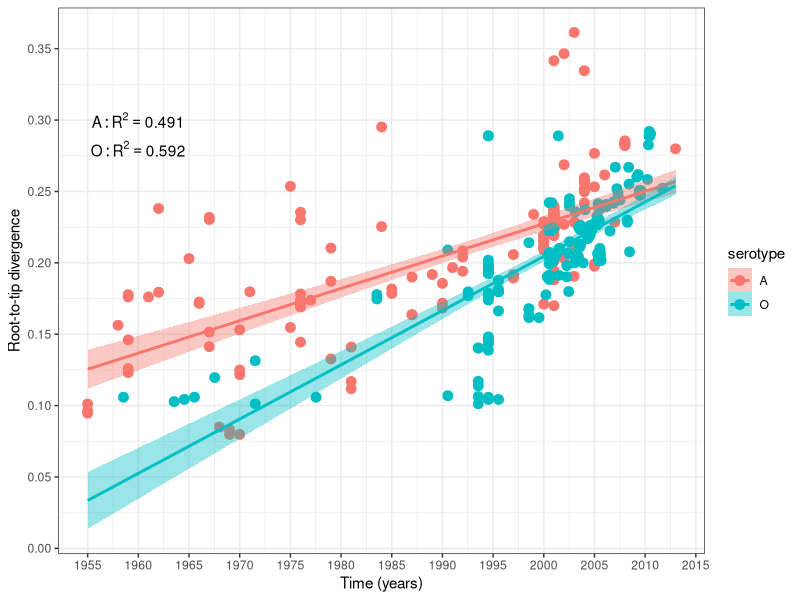

Here is the R script that generated this plot:
## This script will take two maximum likelihood trees (one for each serotype) constructed with PhyML and plot the root-to-tip divergences
### Copyleft (or the one to blame): Carvalho, LMF (2017)
library(ggplot2)
rdv.A <- read.table("../DATA/SEQUENCES/RDV_serotype_A_VP1.txt", header = TRUE)
rdv.A$serotype <- "A"
rdv.O <- read.table("../DATA/SEQUENCES/RDV_serotype_O_VP1.txt", header = TRUE)
rdv.O$serotype <- "O"

A.lm <- lm(distance ~ date, data = rdv.A)
O.lm <- lm(distance ~ date, data = rdv.O)

forplot <- rbind(rdv.A, rdv.O)
number_ticks <- function(n) {function(limits) pretty(limits, n)}
pdf("../FIGURES/PLOTS/rdvs.pdf")
p <- qplot(date, distance, data = forplot, colour = serotype, fill = serotype) 
p +
  geom_point(size = 3)+
  stat_smooth(method = "lm", se = TRUE, fullrange = TRUE) +
  scale_x_continuous("Time (years)", breaks = number_ticks(10)) + 
  scale_y_continuous("Root-to-tip divergence", breaks = number_ticks(10)) +
  theme_bw() +
  annotate("text", x = 1960, y = .3,
           label = paste("A: R^2  == ", round(summary(A.lm)$r.squared, 3)), parse = TRUE) +
  annotate("text", x = 1960, y = .28,
           label = paste("O:R^2 == ", round(summary(O.lm)$r.squared, 3)), parse = TRUE)
dev.off()